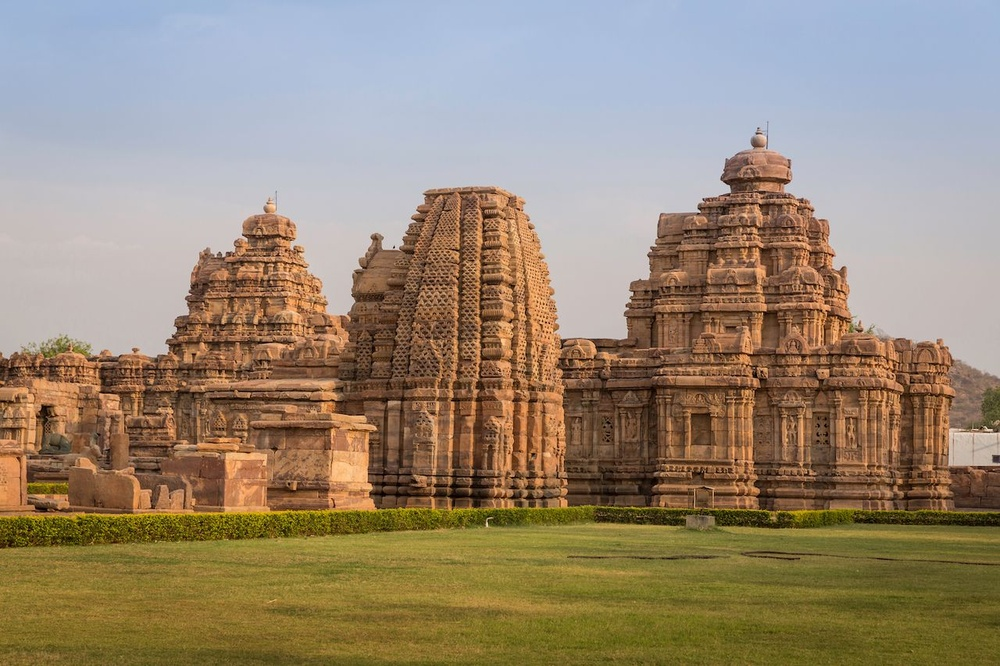
#> input picture Week4/temple.jpg, 1000 x 666 px, shrunk from 1280 x 853 before the run
$ python GaussianSharpening.py
#> lines starting #> are read from the running program, lines starting #| are printed output that depends on the picture
import cv2
image = cv2.imread('temple.jpg')
#> image is the input picture: shape (666, 1000, 3); mean B, G, R 116.2, 136.2, 151.8
gaus = cv2.GaussianBlur(image,(7,7),1)
sub = cv2.subtract(image,gaus) #subtract used for sharpening
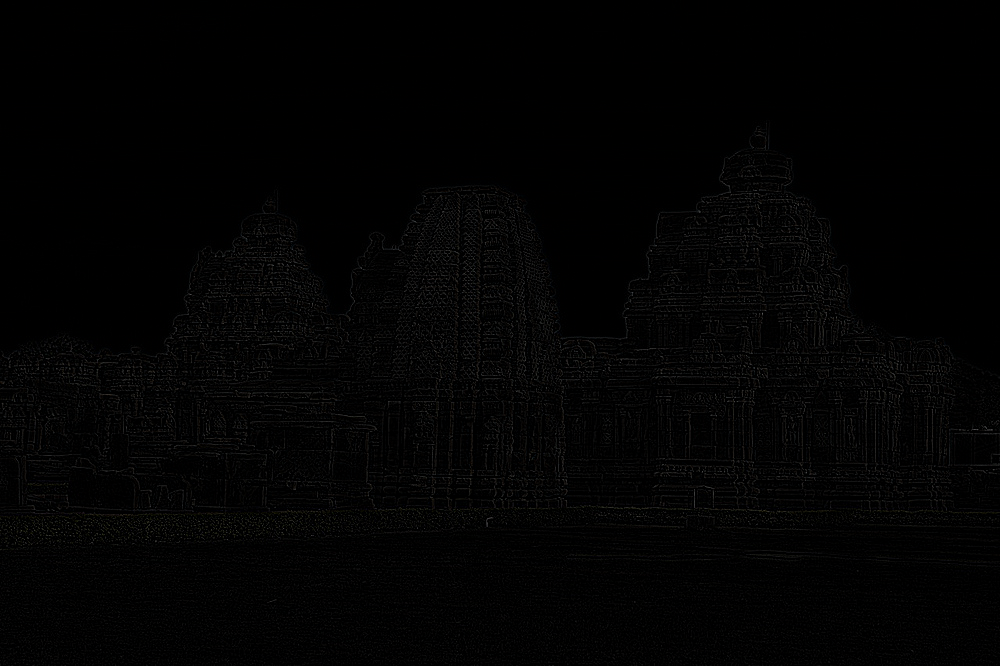
#> sub: shape (666, 1000, 3); mean B, G, R 2.6, 2.7, 2.7
sharpen = cv2.add(image,sub)
cv2.imshow('Original Image',image)
cv2.imshow('Gaussian blurred image',gaus)
cv2.imshow('Sharpened image',sharpen)
cv2.imwrite('gaus_sharp.jpg',sharpen)
cv2.waitKey(0)
cv2.destroyAllWindows()
